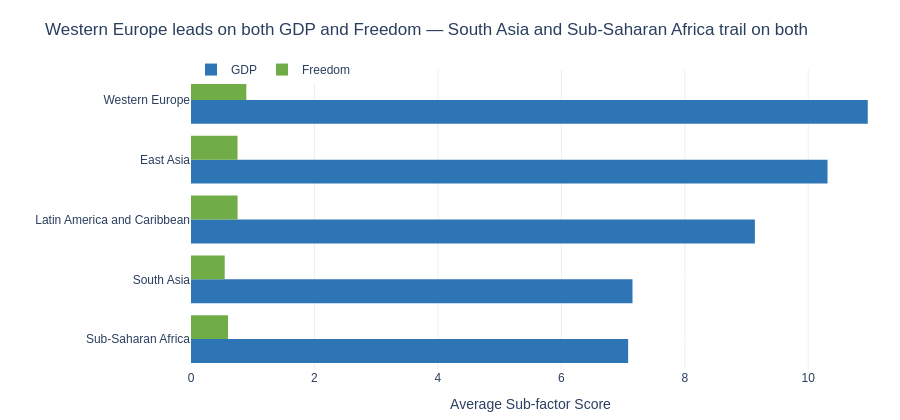

The notebook cell saved with this chart:
### Markdown cell above
## Task 3

### Code cell
# Stretch goal — grouped bar chart
# ---------------------------------

regions_of_interest = ['Western Europe', 'Latin America and Caribbean',
                        'East Asia', 'Sub-Saharan Africa', 'South Asia']

sub = df[df['Region'].isin(regions_of_interest)]

region_factors = (sub.groupby('Region')[['GDP', 'Freedom']]
                  .mean()
                  .reset_index()
                  .sort_values('GDP'))                # Rule 2: sort by one key factor

region_long = region_factors.melt(
    id_vars='Region',
    value_vars=['GDP', 'Freedom'],
    var_name='Factor',
    value_name='Score'
)

fig = px.bar(
    region_long,
    x='Score',
    y='Region',
    color='Factor',
    barmode='group',
    orientation='h',
    title='Western Europe leads on both GDP and Freedom — South Asia and Sub-Saharan Africa trail on both',
    labels={'Score': 'Average Sub-factor Score', 'Region': '', 'Factor': ''},
    color_discrete_map={
        'GDP':     '#2E75B6',
        'Freedom': '#70AD47'
    }
)

fig.update_layout(
    xaxis=dict(range=[0, 11], gridcolor='#EEEEEE'),  # Rule 1: zero baseline
    yaxis=dict(gridcolor='white'),
    plot_bgcolor='white',
    paper_bgcolor='white',
    font=dict(family='Arial', size=12),
    legend=dict(orientation='h', y=1.05, x=0),
    margin=dict(l=10, r=30, t=70, b=40),
    height=420
)

fig.update_traces(marker_line_width=0)
fig.show()

### Figure 1 — Plotly figure (JSON) as saved in the notebook; plotly's stock layout.template omitted (floating-point values rounded to 4 significant figures)
{"data": [{"alignmentgroup": "True", "hovertemplate": "=%{y}<br>Average Sub-factor Score=%{x}<extra></extra>", "legendgroup": "GDP", "marker": {"color": "#2E75B6", "line": {"width": 0}, "pattern": {"shape": ""}}, "name": "GDP", "offsetgroup": "GDP", "orientation": "h", "showlegend": true, "textposition": "auto", "type": "bar", "x": [7.082, 7.152, 9.135, 10.31, 10.96], "xaxis": "x", "y": ["Sub-Saharan Africa", "South Asia", "Latin America and Caribbean", "East Asia", "Western Europe"], "yaxis": "y"}, {"alignmentgroup": "True", "hovertemplate": "=%{y}<br>Average Sub-factor Score=%{x}<extra></extra>", "legendgroup": "Freedom", "marker": {"color": "#70AD47", "line": {"width": 0}, "pattern": {"shape": ""}}, "name": "Freedom", "offsetgroup": "Freedom", "orientation": "h", "showlegend": true, "textposition": "auto", "type": "bar", "x": [0.5994, 0.5463, 0.7542, 0.754, 0.8961], "xaxis": "x", "y": ["Sub-Saharan Africa", "South Asia", "Latin America and Caribbean", "East Asia", "Western Europe"], "yaxis": "y"}], "layout": {"barmode": "group", "font": {"family": "Arial", "size": 12}, "height": 420, "legend": {"orientation": "h", "title": {"text": ""}, "tracegroupgap": 0, "x": 0, "y": 1.05}, "margin": {"b": 40, "l": 10, "r": 30, "t": 70}, "paper_bgcolor": "white", "plot_bgcolor": "white", "title": {"text": "Western Europe leads on both GDP and Freedom — South Asia and Sub-Saharan Africa trail on both"}, "xaxis": {"anchor": "y", "domain": [0, 1], "gridcolor": "#EEEEEE", "range": [0, 11], "title": {"text": "Average Sub-factor Score"}}, "yaxis": {"anchor": "x", "domain": [0, 1], "gridcolor": "white", "title": {"text": ""}}}}
